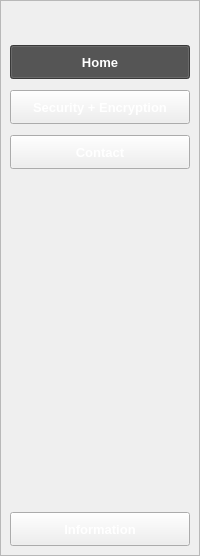
     <widget class="QFrame" name="side_menu_open">
      <property name="enabled">
       <bool>true</bool>
      </property>
      <property name="sizePolicy">
       <sizepolicy hsizetype="Preferred" vsizetype="Ignored">
        <horstretch>0</horstretch>
        <verstretch>0</verstretch>
       </sizepolicy>
      </property>
      <property name="maximumSize">
       <size>
        <width>250</width>
        <height>16777215</height>
       </size>
      </property>
      <property name="baseSize">
       <size>
        <width>2</width>
        <height>2</height>
       </size>
      </property>
      <property name="frameShape">
       <enum>QFrame::StyledPanel</enum>
      </property>
      <property name="frameShadow">
       <enum>QFrame::Raised</enum>
      </property>
      <property name="lineWidth">
       <number>0</number>
      </property>
      <layout class="QVBoxLayout" name="verticalLayout_9">
       <property name="spacing">
        <number>0</number>
       </property>
       <property name="leftMargin">
        <number>0</number>
       </property>
       <property name="topMargin">
        <number>0</number>
       </property>
       <property name="rightMargin">
        <number>0</number>
       </property>
       <property name="bottomMargin">
        <number>0</number>
       </property>
       <item>
        <widget class="QFrame" name="frame_8">
         <property name="enabled">
          <bool>true</bool>
         </property>
         <property name="focusPolicy">
          <enum>Qt::NoFocus</enum>
         </property>
         <property name="acceptDrops">
          <bool>false</bool>
         </property>
         <property name="styleSheet">
          <string notr="true">.frame_8{border:5px solid;
border-color: rgb(225, 217, 255);}
QPushButton{
color: rgb(255, 255, 255);}
QPushButton:checked{
                    background-color: rgb(80, 80, 80);
                }</string>
         </property>
         <property name="frameShape">
          <enum>QFrame::NoFrame</enum>
         </property>
         <property name="frameShadow">
          <enum>QFrame::Raised</enum>
         </property>
         <layout class="QVBoxLayout" name="verticalLayout_6">
          <item>
           <spacer name="verticalSpacer_8">
            <property name="orientation">
             <enum>Qt::Vertical</enum>
            </property>
            <property name="sizeType">
             <enum>QSizePolicy::Fixed</enum>
            </property>
            <property name="sizeHint" stdset="0">
             <size>
              <width>20</width>
              <height>5</height>
             </size>
            </property>
           </spacer>
          </item>
          <item>
           <widget class="QLabel" name="label_3">
            <property name="sizePolicy">
             <sizepolicy hsizetype="Minimum" vsizetype="Minimum">
              <horstretch>0</horstretch>
              <verstretch>0</verstretch>
             </sizepolicy>
            </property>
            <property name="maximumSize">
             <size>
              <width>250</width>
              <height>100</height>
             </size>
            </property>
            <property name="text">
             <string/>
            </property>
            <property name="pixmap">
             <pixmap>icons/logo.png</pixmap>
            </property>
            <property name="scaledContents">
             <bool>true</bool>
            </property>
           </widget>
          </item>
          <item>
           <spacer name="verticalSpacer_6">
            <property name="orientation">
             <enum>Qt::Vertical</enum>
            </property>
            <property name="sizeType">
             <enum>QSizePolicy::Fixed</enum>
            </property>
            <property name="sizeHint" stdset="0">
             <size>
              <width>20</width>
              <height>10</height>
             </size>
            </property>
           </spacer>
          </item>
          <item>
           <widget class="QPushButton" name="home_btn">
            <property name="minimumSize">
             <size>
              <width>34</width>
              <height>34</height>
             </size>
            </property>
            <property name="maximumSize">
             <size>
              <width>16777215</width>
              <height>34</height>
             </size>
            </property>
            <property name="font">
             <font>
              <pointsize>10</pointsize>
              <bold>true</bold>
             </font>
            </property>
            <property name="styleSheet">
             <string notr="true"/>
            </property>
            <property name="text">
             <string>Home</string>
            </property>
            <property name="icon">
             <iconset>
              <normaloff>icons/home-3-24.png</normaloff>icons/home-3-24.png</iconset>
            </property>
            <property name="iconSize">
             <size>
              <width>20</width>
              <height>20</height>
             </size>
            </property>
            <property name="checkable">
             <bool>true</bool>
            </property>
            <property name="checked">
             <bool>true</bool>
            </property>
            <property name="autoExclusive">
             <bool>true</bool>
            </property>
            <property name="flat">
             <bool>false</bool>
            </property>
           </widget>
          </item>
          <item>
           <spacer name="verticalSpacer_5">
            <property name="orientation">
             <enum>Qt::Vertical</enum>
            </property>
            <property name="sizeType">
             <enum>QSizePolicy::Fixed</enum>
            </property>
            <property name="sizeHint" stdset="0">
             <size>
              <width>20</width>
              <height>5</height>
             </size>
            </property>
           </spacer>
          </item>
          <item>
           <widget class="QPushButton" name="check_btn">
            <property name="enabled">
             <bool>true</bool>
            </property>
            <property name="minimumSize">
             <size>
              <width>0</width>
              <height>34</height>
             </size>
            </property>
            <property name="font">
             <font>
              <pointsize>10</pointsize>
              <bold>true</bold>
             </font>
            </property>
            <property name="text">
             <string>Security + Encryption</string>
            </property>
            <property name="icon">
             <iconset>
              <normaloff>icons/lock.png</normaloff>icons/lock.png</iconset>
            </property>
            <property name="iconSize">
             <size>
              <width>17</width>
              <height>17</height>
             </size>
            </property>
            <property name="checkable">
             <bool>true</bool>
            </property>
            <property name="autoExclusive">
             <bool>true</bool>
            </property>
           </widget>
          </item>
          <item>
           <spacer name="verticalSpacer_10">
            <property name="orientation">
             <enum>Qt::Vertical</enum>
            </property>
            <property name="sizeType">
             <enum>QSizePolicy::Fixed</enum>
            </property>
            <property name="sizeHint" stdset="0">
             <size>
              <width>20</width>
              <height>5</height>
             </size>
            </property>
           </spacer>
          </item>
          <item>
           <widget class="QPushButton" name="contact_btn">
            <property name="enabled">
             <bool>true</bool>
            </property>
            <property name="minimumSize">
             <size>
              <width>0</width>
              <height>34</height>
             </size>
            </property>
            <property name="font">
             <font>
              <pointsize>10</pointsize>
              <bold>true</bold>
             </font>
            </property>
            <property name="text">
             <string>Contact</string>
            </property>
            <property name="icon">
             <iconset>
              <normaloff>icons/message-2-xxl.png</normaloff>icons/message-2-xxl.png</iconset>
            </property>
            <property name="iconSize">
             <size>
              <width>17</width>
              <height>17</height>
             </size>
            </property>
            <property name="checkable">
             <bool>true</bool>
            </property>
            <property name="autoExclusive">
             <bool>true</bool>
            </property>
           </widget>
          </item>
          <item>
           <spacer name="verticalSpacer_2">
            <property name="orientation">
             <enum>Qt::Vertical</enum>
            </property>
            <property name="sizeHint" stdset="0">
             <size>
              <width>20</width>
              <height>337</height>
             </size>
            </property>
           </spacer>
          </item>
          <item>
           <widget class="QPushButton" name="infobtn">
            <property name="sizePolicy">
             <sizepolicy hsizetype="Preferred" vsizetype="Fixed">
              <horstretch>0</horstretch>
              <verstretch>0</verstretch>
             </sizepolicy>
            </property>
            <property name="minimumSize">
             <size>
              <width>0</width>
              <height>34</height>
             </size>
            </property>
            <property name="baseSize">
             <size>
              <width>40</width>
              <height>100</height>
             </size>
            </property>
            <property name="font">
             <font>
              <pointsize>10</pointsize>
              <bold>true</bold>
             </font>
            </property>
            <property name="text">
             <string>Information</string>
            </property>
            <property name="icon">
             <iconset>
              <normaloff>icons/info-xxl.png</normaloff>icons/info-xxl.png</iconset>
            </property>
            <property name="iconSize">
             <size>
              <width>20</width>
              <height>20</height>
             </size>
            </property>
            <property name="checkable">
             <bool>true</bool>
            </property>
            <property name="autoExclusive">
             <bool>true</bool>
            </property>
            <property name="flat">
             <bool>false</bool>
            </property>
           </widget>
          </item>
         </layout>
        </widget>
       </item>
      </layout>
     </widget>
